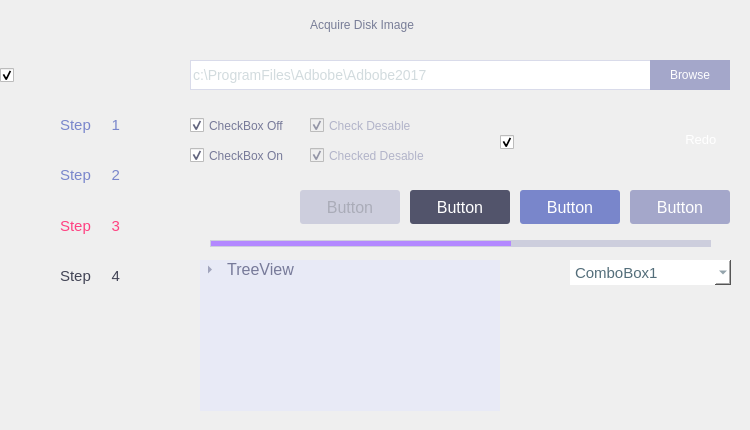
<?xml version="1.0" encoding="UTF-8"?>
<ui version="4.0">
 <class>diskDialog</class>
 <widget class="QDialog" name="diskDialog">
  <property name="geometry">
   <rect>
    <x>0</x>
    <y>0</y>
    <width>750</width>
    <height>430</height>
   </rect>
  </property>
  <property name="windowTitle">
   <string>Dialog</string>
  </property>
  <property name="styleSheet">
   <string notr="true">QDialog#diskDialog{
	background-image: url(:/images/ram/bg.png);
}</string>
  </property>
  <widget class="QWidget" name="widget" native="true">
   <property name="geometry">
    <rect>
     <x>0</x>
     <y>100</y>
     <width>180</width>
     <height>200</height>
    </rect>
   </property>
   <property name="styleSheet">
    <string notr="true">QWidget#widget{
	background-image: url(:/images/ram/state_bg.png);
}</string>
   </property>
   <widget class="QPushButton" name="pushButton_7">
    <property name="geometry">
     <rect>
      <x>0</x>
      <y>0</y>
      <width>180</width>
      <height>50</height>
     </rect>
    </property>
    <property name="styleSheet">
     <string notr="true">QPushButton#pushButton_7{
border-image:url(:/images/ram/step1-on.png);
border:0px;
font:15px;
color:#7986cb;
}
QPushButton#pushButton_7:checked{
border-image: url(:/images/ram/step1-off.png);
border:0px;
}</string>
    </property>
    <property name="text">
     <string>Step     1</string>
    </property>
    <property name="checkable">
     <bool>true</bool>
    </property>
    <property name="checked">
     <bool>false</bool>
    </property>
   </widget>
   <widget class="QPushButton" name="pushButton_9">
    <property name="geometry">
     <rect>
      <x>0</x>
      <y>100</y>
      <width>180</width>
      <height>51</height>
     </rect>
    </property>
    <property name="styleSheet">
     <string notr="true">QPushButton#pushButton_9 {
border-image:url(:/images/ram/step3-on.png);
border:0px;
font:15px;
color:#ff4081;
}
QPushButton#pushButton_9:checked{
border-image: url(:/images/ram/step3-off.png);
border:0px;
}</string>
    </property>
    <property name="text">
     <string>Step     3</string>
    </property>
    <property name="checkable">
     <bool>true</bool>
    </property>
    <property name="checked">
     <bool>false</bool>
    </property>
   </widget>
   <widget class="QPushButton" name="pushButton_8">
    <property name="geometry">
     <rect>
      <x>0</x>
      <y>50</y>
      <width>180</width>
      <height>50</height>
     </rect>
    </property>
    <property name="styleSheet">
     <string notr="true">QPushButton#pushButton_8 {
border-image:url(:/images/ram/step2-on.png);
border:0px;
font:15px;
color:#7986cb;
}
QPushButton#pushButton_8:checked{
border-image: url(:/images/ram/step2-off.png);
border:0px;
}</string>
    </property>
    <property name="text">
     <string>Step     2</string>
    </property>
    <property name="checkable">
     <bool>true</bool>
    </property>
    <property name="checked">
     <bool>false</bool>
    </property>
   </widget>
   <widget class="QPushButton" name="pushButton_10">
    <property name="geometry">
     <rect>
      <x>0</x>
      <y>151</y>
      <width>180</width>
      <height>49</height>
     </rect>
    </property>
    <property name="styleSheet">
     <string notr="true">

QPushButton#pushButton_10{
border-image:url(:/images/ram/step4-on.png);
border:0px;
font:15px;
color:#424455;
}
QPushButton#pushButton_10:checked{
border-image: url(:/images/ram/step4-off.png);
border:0px;
color:#303240;
}</string>
    </property>
    <property name="text">
     <string>Step     4</string>
    </property>
    <property name="checkable">
     <bool>true</bool>
    </property>
    <property name="checked">
     <bool>false</bool>
    </property>
   </widget>
  </widget>
  <widget class="QWidget" name="titlebar" native="true">
   <property name="geometry">
    <rect>
     <x>0</x>
     <y>0</y>
     <width>750</width>
     <height>40</height>
    </rect>
   </property>
   <property name="styleSheet">
    <string notr="true"/>
   </property>
   <widget class="QPushButton" name="minbutton">
    <property name="geometry">
     <rect>
      <x>670</x>
      <y>0</y>
      <width>40</width>
      <height>40</height>
     </rect>
    </property>
    <property name="styleSheet">
     <string notr="true">QPushButton#minbutton{
	border-image:url(:/images/mainmenu/min_normal.png);border:0px;
} 
QPushButton#minbutton:hover{
	border-image:url(:/images/mainmenu/min_over.png);border:0px
} 
QPushButton#minbutton:pressed{
	border-image:url(:/images/mainmenu/min_on.png); position: relative;top: 1px; left: 1px;
}</string>
    </property>
    <property name="text">
     <string/>
    </property>
   </widget>
   <widget class="QPushButton" name="closebutton">
    <property name="geometry">
     <rect>
      <x>710</x>
      <y>0</y>
      <width>40</width>
      <height>40</height>
     </rect>
    </property>
    <property name="styleSheet">
     <string notr="true">QPushButton#closebutton{
	border-image:url(:/images/mainmenu/close_normal.png);border:0px;
} 
QPushButton#closebutton:hover{
	border-image:url(:/images/mainmenu/close_over.png);border:0px
} 
QPushButton#closebutton:pressed{
	border-image:url(:/images/mainmenu/close_on.png); position: relative;top: 1px; left: 1px;
}</string>
    </property>
    <property name="text">
     <string/>
    </property>
   </widget>
   <widget class="QLabel" name="label_2">
    <property name="geometry">
     <rect>
      <x>310</x>
      <y>4</y>
      <width>181</width>
      <height>41</height>
     </rect>
    </property>
    <property name="styleSheet">
     <string notr="true">QLabel#label_2{
	font: 14pt &quot;MS Shell Dlg 2&quot;;
	color: #787d97;
}</string>
    </property>
    <property name="text">
     <string>Acquire Disk Image</string>
    </property>
   </widget>
  </widget>
  <widget class="QPushButton" name="pushButton_6">
   <property name="geometry">
    <rect>
     <x>630</x>
     <y>190</y>
     <width>100</width>
     <height>34</height>
    </rect>
   </property>
   <property name="styleSheet">
    <string notr="true">QPushButton#pushButton_6{
border:none;
background-color: #a4a7ca;
color:#ffffff;
font:16px;
border-radius:3px;
}</string>
   </property>
   <property name="text">
    <string>Button</string>
   </property>
  </widget>
  <widget class="QComboBox" name="comboBox">
   <property name="geometry">
    <rect>
     <x>570</x>
     <y>260</y>
     <width>161</width>
     <height>25</height>
    </rect>
   </property>
   <property name="palette">
    <palette>
     <active>
      <colorrole role="WindowText">
       <brush brushstyle="SolidPattern">
        <color alpha="255">
         <red>84</red>
         <green>110</green>
         <blue>122</blue>
        </color>
       </brush>
      </colorrole>
      <colorrole role="Button">
       <brush brushstyle="SolidPattern">
        <color alpha="255">
         <red>255</red>
         <green>255</green>
         <blue>255</blue>
        </color>
       </brush>
      </colorrole>
      <colorrole role="Text">
       <brush brushstyle="SolidPattern">
        <color alpha="255">
         <red>84</red>
         <green>110</green>
         <blue>122</blue>
        </color>
       </brush>
      </colorrole>
      <colorrole role="ButtonText">
       <brush brushstyle="SolidPattern">
        <color alpha="255">
         <red>84</red>
         <green>110</green>
         <blue>122</blue>
        </color>
       </brush>
      </colorrole>
      <colorrole role="Base">
       <brush brushstyle="SolidPattern">
        <color alpha="255">
         <red>255</red>
         <green>255</green>
         <blue>255</blue>
        </color>
       </brush>
      </colorrole>
      <colorrole role="Window">
       <brush brushstyle="SolidPattern">
        <color alpha="255">
         <red>255</red>
         <green>255</green>
         <blue>255</blue>
        </color>
       </brush>
      </colorrole>
     </active>
     <inactive>
      <colorrole role="WindowText">
       <brush brushstyle="SolidPattern">
        <color alpha="255">
         <red>84</red>
         <green>110</green>
         <blue>122</blue>
        </color>
       </brush>
      </colorrole>
      <colorrole role="Button">
       <brush brushstyle="SolidPattern">
        <color alpha="255">
         <red>255</red>
         <green>255</green>
         <blue>255</blue>
        </color>
       </brush>
      </colorrole>
      <colorrole role="Text">
       <brush brushstyle="SolidPattern">
        <color alpha="255">
         <red>84</red>
         <green>110</green>
         <blue>122</blue>
        </color>
       </brush>
      </colorrole>
      <colorrole role="ButtonText">
       <brush brushstyle="SolidPattern">
        <color alpha="255">
         <red>84</red>
         <green>110</green>
         <blue>122</blue>
        </color>
       </brush>
      </colorrole>
      <colorrole role="Base">
       <brush brushstyle="SolidPattern">
        <color alpha="255">
         <red>255</red>
         <green>255</green>
         <blue>255</blue>
        </color>
       </brush>
      </colorrole>
      <colorrole role="Window">
       <brush brushstyle="SolidPattern">
        <color alpha="255">
         <red>255</red>
         <green>255</green>
         <blue>255</blue>
        </color>
       </brush>
      </colorrole>
     </inactive>
     <disabled>
      <colorrole role="WindowText">
       <brush brushstyle="SolidPattern">
        <color alpha="255">
         <red>84</red>
         <green>110</green>
         <blue>122</blue>
        </color>
       </brush>
      </colorrole>
      <colorrole role="Button">
       <brush brushstyle="SolidPattern">
        <color alpha="255">
         <red>255</red>
         <green>255</green>
         <blue>255</blue>
        </color>
       </brush>
      </colorrole>
      <colorrole role="Text">
       <brush brushstyle="SolidPattern">
        <color alpha="255">
         <red>84</red>
         <green>110</green>
         <blue>122</blue>
        </color>
       </brush>
      </colorrole>
      <colorrole role="ButtonText">
       <brush brushstyle="SolidPattern">
        <color alpha="255">
         <red>84</red>
         <green>110</green>
         <blue>122</blue>
        </color>
       </brush>
      </colorrole>
      <colorrole role="Base">
       <brush brushstyle="SolidPattern">
        <color alpha="255">
         <red>255</red>
         <green>255</green>
         <blue>255</blue>
        </color>
       </brush>
      </colorrole>
      <colorrole role="Window">
       <brush brushstyle="SolidPattern">
        <color alpha="255">
         <red>255</red>
         <green>255</green>
         <blue>255</blue>
        </color>
       </brush>
      </colorrole>
     </disabled>
    </palette>
   </property>
   <property name="autoFillBackground">
    <bool>false</bool>
   </property>
   <property name="styleSheet">
    <string notr="true"> QComboBox {
    border-style: solid;
border:2px;
    border-radius: 0px;
background-color: rgb(255, 255, 255);
color: #546e7a;

font:11pt;
 }
QComboBox::down-arrow {
    image:  url(:/images/ram/combobox_arrow.png);
}
QComboBox QAbstractItemView {
     selection-background-color: #7986cb;
	 color:f8f8fc;
 }</string>
   </property>
   <property name="duplicatesEnabled">
    <bool>false</bool>
   </property>
   <property name="frame">
    <bool>true</bool>
   </property>
   <item>
    <property name="text">
     <string>ComboBox1</string>
    </property>
   </item>
   <item>
    <property name="text">
     <string>ComboBox2</string>
    </property>
   </item>
   <item>
    <property name="text">
     <string>ComboBox3</string>
    </property>
   </item>
  </widget>
  <widget class="QCheckBox" name="checkBox_31">
   <property name="geometry">
    <rect>
     <x>190</x>
     <y>110</y>
     <width>111</width>
     <height>31</height>
    </rect>
   </property>
   <property name="styleSheet">
    <string notr="true">QCheckBox#checkBox_31::indicator:unchecked{
    image: url(:/images/ram/checkbox_white_off.png);
}
QCheckBox#checkBox_31::indicator:checked{
    image: url(:/images/ram/checkbox_white_on.png);
}
QCheckBox#checkBox_31{
	color:#777a99;
	font:12px;
}</string>
   </property>
   <property name="text">
    <string>CheckBox Off</string>
   </property>
   <property name="checked">
    <bool>true</bool>
   </property>
  </widget>
  <widget class="QCheckBox" name="checkBox_34">
   <property name="enabled">
    <bool>false</bool>
   </property>
   <property name="geometry">
    <rect>
     <x>310</x>
     <y>140</y>
     <width>131</width>
     <height>31</height>
    </rect>
   </property>
   <property name="styleSheet">
    <string notr="true">QCheckBox#checkBox_34::indicator:unchecked{
    image: url(:/images/ram/checked_didable.png);
}
QCheckBox#checkBox_34::indicator:checked{
    image: url(:/images/ram/checked_didable.png);
}
QCheckBox#checkBox_34{
	color:#b2b4c9;
	font:12px;
}</string>
   </property>
   <property name="text">
    <string>Checked Desable</string>
   </property>
   <property name="checked">
    <bool>true</bool>
   </property>
  </widget>
  <widget class="QCheckBox" name="checkBox_32">
   <property name="geometry">
    <rect>
     <x>190</x>
     <y>140</y>
     <width>111</width>
     <height>31</height>
    </rect>
   </property>
   <property name="styleSheet">
    <string notr="true">QCheckBox#checkBox_32::indicator:unchecked{
    image: url(:/images/ram/checkbox_blue_off.png);
}
QCheckBox#checkBox_32::indicator:checked{
    image: url(:/images/ram/checkbox_blue_on.png);
}
QCheckBox#checkBox_32{
	color:#777a99;
	font:12px;
}</string>
   </property>
   <property name="text">
    <string>CheckBox On</string>
   </property>
   <property name="checked">
    <bool>true</bool>
   </property>
  </widget>
  <widget class="QTreeWidget" name="treeWidget">
   <property name="geometry">
    <rect>
     <x>200</x>
     <y>260</y>
     <width>300</width>
     <height>151</height>
    </rect>
   </property>
   <property name="styleSheet">
    <string notr="true">
 QTreeView{
		border-style:1px,solid #e8eaf6 ;
		color:#777a99;
		font:12pt;
background:#e8eaf6;
}
QTreeView::branch:closed:has-children{
   image: url(:/images/ram/icon1.png) ;

 }
 
QTreeView::branch:open:has-children{
   image: url(:/images/ram/icon2.png) ; 

}</string>
   </property>
   <attribute name="headerVisible">
    <bool>false</bool>
   </attribute>
   <column>
    <property name="text">
     <string/>
    </property>
   </column>
   <item>
    <property name="text">
     <string> TreeView</string>
    </property>
    <item>
     <property name="text">
      <string> TreeView</string>
     </property>
    </item>
    <item>
     <property name="text">
      <string> TreeView</string>
     </property>
    </item>
    <item>
     <property name="text">
      <string> TreeView</string>
     </property>
     <item>
      <property name="text">
       <string>TreeView</string>
      </property>
      <property name="checkState">
       <enum>Unchecked</enum>
      </property>
      <property name="flags">
       <set>ItemIsSelectable|ItemIsEditable|ItemIsDragEnabled|ItemIsUserCheckable|ItemIsEnabled</set>
      </property>
     </item>
     <item>
      <property name="text">
       <string>TreeView</string>
      </property>
      <property name="checkState">
       <enum>Checked</enum>
      </property>
     </item>
    </item>
   </item>
  </widget>
  <widget class="QPushButton" name="pushButton_4">
   <property name="geometry">
    <rect>
     <x>410</x>
     <y>190</y>
     <width>100</width>
     <height>34</height>
    </rect>
   </property>
   <property name="styleSheet">
    <string notr="true">QPushButton#pushButton_4{
border:none;
background-color: #52546b;
color:#ffffff;
font:16px;
border-radius:3px;
}</string>
   </property>
   <property name="text">
    <string>Button</string>
   </property>
  </widget>
  <widget class="QPushButton" name="pushButton">
   <property name="geometry">
    <rect>
     <x>300</x>
     <y>190</y>
     <width>100</width>
     <height>34</height>
    </rect>
   </property>
   <property name="styleSheet">
    <string notr="true">QPushButton#pushButton{
border:none;
background-color: #cdcedd;
color:#aaacb8;
font:16px;
border-radius:3px;
}</string>
   </property>
   <property name="text">
    <string>Button</string>
   </property>
  </widget>
  <widget class="QLineEdit" name="lineEdit">
   <property name="geometry">
    <rect>
     <x>190</x>
     <y>60</y>
     <width>461</width>
     <height>30</height>
    </rect>
   </property>
   <property name="styleSheet">
    <string notr="true">QLineEdit#lineEdit{
	border:1px solid #d9dbea;
	color:#d2dbde;
	font:14px;
}</string>
   </property>
   <property name="text">
    <string>c:\ProgramFiles\Adbobe\Adbobe2017</string>
   </property>
  </widget>
  <widget class="QPushButton" name="pushButton_2">
   <property name="geometry">
    <rect>
     <x>650</x>
     <y>60</y>
     <width>80</width>
     <height>30</height>
    </rect>
   </property>
   <property name="styleSheet">
    <string notr="true">QPushButton#pushButton_2{
	border:none;
	background-color:#a4a7ca;
	color:#ffffff;
	font: 11pt &quot;MS Shell Dlg 2&quot;;
	border-radius: 0px;
} 
QPushButton#pushButton_2:hover{
	border:none;
	background-color:#7986cb;
	color:#ffffff;
	font: 11pt &quot;MS Shell Dlg 2&quot;;
	border-radius: 0px;
} 
QPushButton#pushButton_2:pressed{
	border:none;
	background-color:#52546b;
	color:#ffffff;
	font: 11pt &quot;MS Shell Dlg 2&quot;;
	border-radius: 0px;
}</string>
   </property>
   <property name="text">
    <string>Browse</string>
   </property>
  </widget>
  <widget class="QCheckBox" name="checkBox">
   <property name="geometry">
    <rect>
     <x>0</x>
     <y>50</y>
     <width>180</width>
     <height>50</height>
    </rect>
   </property>
   <property name="styleSheet">
    <string notr="true">
QCheckBox#checkBox::indicator:unchecked{
	
    image: url(:/images/ram/wizard_upbg.png);
}
QCheckBox#checkBox::indicator:checked{
	
    image: url(:/images/ram/wizard_downbg.png);
}</string>
   </property>
   <property name="text">
    <string/>
   </property>
   <property name="checked">
    <bool>true</bool>
   </property>
  </widget>
  <widget class="QPushButton" name="pushButton_3">
   <property name="geometry">
    <rect>
     <x>650</x>
     <y>124</y>
     <width>80</width>
     <height>30</height>
    </rect>
   </property>
   <property name="styleSheet">
    <string notr="true">QPushButton#pushButton_3{
	border-image:url(:/images/ram/redo_normal.png);border:0px;
} 
QPushButton#pushButton_3:hover{
	border-image:url(:/images/ram/redo_over.png);border:0px
} 
QPushButton#pushButton_3:pressed{
	border-image:url(:/images/ram/redo_on.png); position: relative;top: 1px; left: 1px;
}
QPushButton#pushButton_3{
	font:13px;
	color:#ffffff;
}</string>
   </property>
   <property name="text">
    <string>      Redo</string>
   </property>
  </widget>
  <widget class="QPushButton" name="pushButton_5">
   <property name="geometry">
    <rect>
     <x>520</x>
     <y>190</y>
     <width>100</width>
     <height>34</height>
    </rect>
   </property>
   <property name="styleSheet">
    <string notr="true">QPushButton#pushButton_5{
border:none;
background-color: #7986cb;
color:#ffffff;
font:16px;
border-radius:3px;
}</string>
   </property>
   <property name="text">
    <string>Button</string>
   </property>
  </widget>
  <widget class="QCheckBox" name="checkBox_3">
   <property name="enabled">
    <bool>true</bool>
   </property>
   <property name="geometry">
    <rect>
     <x>500</x>
     <y>120</y>
     <width>90</width>
     <height>44</height>
    </rect>
   </property>
   <property name="styleSheet">
    <string notr="true">
QCheckBox#checkBox_3::indicator::unchecked {
    image: url(:/images/ram/switch_off.png);
}


QCheckBox#checkBox_3::indicator:unchecked:pressed {
    image: url(:/images/ram/switch_on_press.png);
}

QCheckBox#checkBox_3::indicator::checked {
    image: url(:/images/ram/switch_on.png);
}

QCheckBox#checkBox_3::indicator:checked:pressed {
    image: url(:/images/ram/switch_off_press.png);
}
</string>
   </property>
   <property name="text">
    <string/>
   </property>
   <property name="checked">
    <bool>true</bool>
   </property>
  </widget>
  <widget class="QProgressBar" name="progressBar_13">
   <property name="geometry">
    <rect>
     <x>210</x>
     <y>240</y>
     <width>501</width>
     <height>7</height>
    </rect>
   </property>
   <property name="styleSheet">
    <string notr="true">QProgressBar {
    border: 1px solid #cdcedd;
    background-color: #cdcedd;
    border-radius: 8px;
}

QProgressBar::chunk {
    background-color: #b388ff;
    width: 300px;
}</string>
   </property>
   <property name="value">
    <number>24</number>
   </property>
   <property name="textVisible">
    <bool>false</bool>
   </property>
  </widget>
  <widget class="QCheckBox" name="checkBox_33">
   <property name="enabled">
    <bool>false</bool>
   </property>
   <property name="geometry">
    <rect>
     <x>310</x>
     <y>110</y>
     <width>111</width>
     <height>31</height>
    </rect>
   </property>
   <property name="styleSheet">
    <string notr="true">QCheckBox#checkBox_33::indicator:unchecked{
    image: url(:/images/ram/check_disable.png);
}
QCheckBox#checkBox_33::indicator:checked{
    image: url(:/images/ram/check_disable.png);
}
QCheckBox#checkBox_33{
	color:#b2b4c9;
	font:12px;
}</string>
   </property>
   <property name="text">
    <string>Check Desable</string>
   </property>
   <property name="checked">
    <bool>true</bool>
   </property>
  </widget>
 </widget>
 <resources/>
 <connections/>
</ui>
